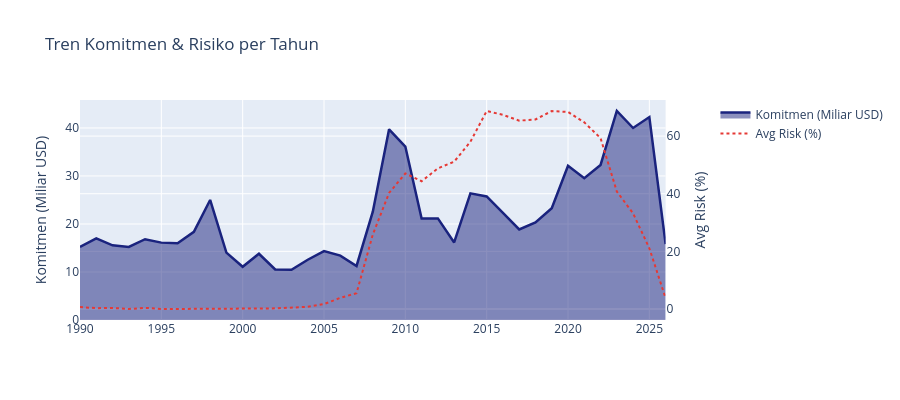

The cell this chart's notebook holds for it:
### Code cell
# 4. Line Chart: Tren Komitmen per Tahun
df_trend = qdb("""
    SELECT dt.year,
           ROUND(SUM(f.original_principal_amount)/1e9, 3) AS commitment_bn,
           ROUND(AVG(f.interest_rate), 4)                 AS avg_interest,
           ROUND(AVG(f.risk_ratio)*100, 2)                AS avg_risk_pct
    FROM fact_loans f
    JOIN dim_time dt ON f.approval_time_id = dt.time_id
    WHERE dt.year >= 1990
    GROUP BY dt.year
    ORDER BY dt.year
""")

fig4 = make_subplots(specs=[[{"secondary_y": True}]])
fig4.add_trace(go.Scatter(
    x=df_trend["year"], y=df_trend["commitment_bn"],
    name="Komitmen (Miliar USD)", fill="tozeroy",
    line=dict(color="#1a237e", width=2.5)
), secondary_y=False)
fig4.add_trace(go.Scatter(
    x=df_trend["year"], y=df_trend["avg_risk_pct"],
    name="Avg Risk (%)", line=dict(color="#e53935", width=2, dash="dot")
), secondary_y=True)
fig4.update_layout(title="Tren Komitmen & Risiko per Tahun", height=400, hovermode="x unified")
fig4.update_yaxes(title_text="Komitmen (Miliar USD)", secondary_y=False)
fig4.update_yaxes(title_text="Avg Risk (%)", secondary_y=True)
fig4.show()

### Figure 1 — Plotly figure (JSON) as saved in the notebook; plotly's stock layout.template omitted (floating-point values rounded to 4 significant figures)
{"data": [{"fill": "tozeroy", "line": {"color": "#1a237e", "width": 2.5}, "name": "Komitmen (Miliar USD)", "type": "scatter", "x": [1990, 1991, 1992, 1993, 1994, 1995, 1996, 1997, 1998, 1999, 2000, 2001, 2002, 2003, 2004, 2005, 2006, 2007, 2008, 2009, 2010, 2011, 2012, 2013, 2014, 2015, 2016, 2017, 2018, 2019, 2020, 2021, 2022, 2023, 2024, 2025, 2026], "xaxis": "x", "y": [15.23, 17.02, 15.55, 15.23, 16.82, 16.11, 15.98, 18.37, 25.0, 14.04, 11.08, 13.8, 10.52, 10.44, 12.56, 14.36, 13.4, 11.25, 22.55, 39.71, 36.12, 21.13, 21.16, 16.15, 26.39, 25.74, 22.34, 18.86, 20.32, 23.27, 32.11, 29.54, 32.3, 43.53, 39.99, 42.27, 15.82], "yaxis": "y"}, {"line": {"color": "#e53935", "dash": "dot", "width": 2}, "name": "Avg Risk (%)", "type": "scatter", "x": [1990, 1991, 1992, 1993, 1994, 1995, 1996, 1997, 1998, 1999, 2000, 2001, 2002, 2003, 2004, 2005, 2006, 2007, 2008, 2009, 2010, 2011, 2012, 2013, 2014, 2015, 2016, 2017, 2018, 2019, 2020, 2021, 2022, 2023, 2024, 2025, 2026], "xaxis": "x", "y": [0.67, 0.29, 0.38, 0.0, 0.4, 0.0, 0.02, 0.0, 0.0, 0.0, 0.01, 0.17, 0.23, 0.48, 0.75, 1.7, 3.86, 5.48, 25.86, 40.28, 47.06, 44.34, 48.8, 51.12, 58.04, 68.71, 67.37, 65.37, 65.78, 68.69, 68.39, 64.76, 59.3, 40.78, 33.18, 21.08, 3.73], "yaxis": "y2"}], "layout": {"height": 400, "hovermode": "x unified", "title": {"text": "Tren Komitmen & Risiko per Tahun"}, "xaxis": {"anchor": "y", "domain": [0, 0.94]}, "yaxis": {"anchor": "x", "domain": [0, 1], "title": {"text": "Komitmen (Miliar USD)"}}, "yaxis2": {"anchor": "x", "overlaying": "y", "side": "right", "title": {"text": "Avg Risk (%)"}}}}
